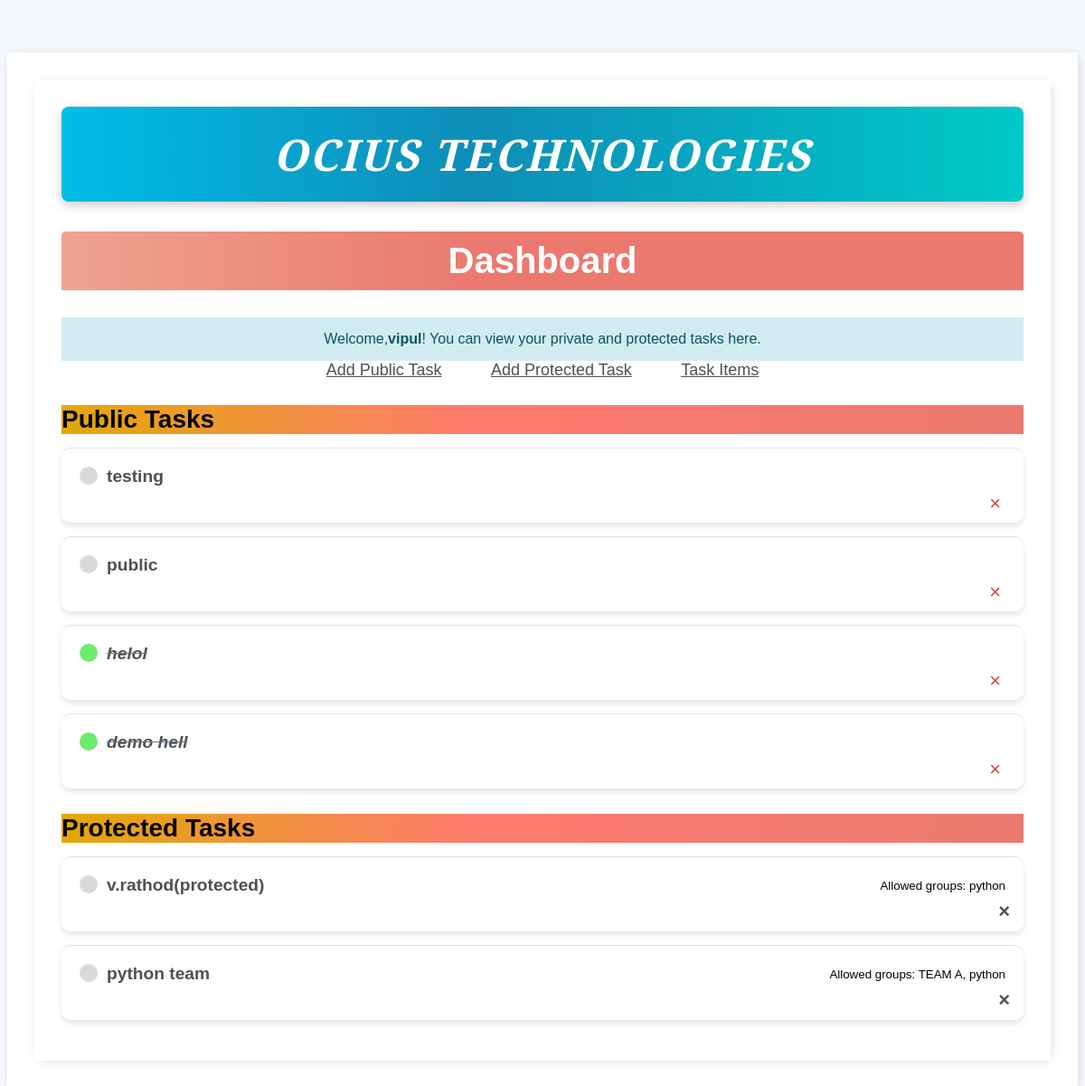
Page //dashboard (signed in) on the committed database.
### base/models.py (models this page shows)
class Task(models.Model):
    VISIBILITY_CHOICES = [
        ('public', 'Public'),
        ('private', 'Private'),
        ('protected', 'Protected'),
    ]
    user= models.ForeignKey(User,on_delete=models.CASCADE,null=True,blank=True)
    title=models.CharField(max_length=200)
    description=models.TextField(null=True,blank=True)
    complete = models.BooleanField(default=False)
    created = models.DateTimeField(auto_now_add=True)
    visibility = models.CharField(max_length=10, choices=VISIBILITY_CHOICES, default='private')
    allowed_groups = models.ManyToManyField(Group, blank=True)
    def __str__(self):
        return self.title
    class Meta:
        ordering = ['complete']

### base/views.py (the view)
# urls.py: path('/dashboard', dashboard, name='dashboard'),
def dashboard(request):
    public_tasks = Task.objects.filter(visibility='public')
    private_tasks = Task.objects.filter(user=request.user, visibility='private') if request.user.is_authenticated else []
    protected_tasks = Task.objects.filter(
        Q(visibility='protected') & (Q(user=request.user) | Q(allowed_groups__in=request.user.groups.all()))
    ).distinct() if request.user.is_authenticated else []
    return render(request, 'base/dashboard.html', {
        'public_tasks': public_tasks,
        'private_tasks': private_tasks,
        'protected_tasks': protected_tasks,
    })

### base/templates/base/dashboard.html (shortened to what this page needs)
{%extends 'base/main.html'%}
{% block content %}
    <div class="container mt-5">
      <h1 class="brand-title"><i>OCIUS TECHNOLOGIES</i></h1>
        <h2 class="text-center">Dashboard</h2>
        {% if request.user.is_authenticated %}
            <div class="alert alert-info text-center">
                Welcome,<strong>{{ request.user.username }}</strong>! You can view your private and protected tasks here.
            </div>
            <div class="text-center mb-4">
                <a href="{% url 'add_public_task' %}" class="btn btn-success btn-lg">Add Public Task</a>
                <a href="{% url 'add_protected_task' %}" class="btn btn-success btn-lg">Add Protected Task</a>
                <a href= "{% url 'login' %}" class = "btn btn-success btn-lg">Task Items</a>
            </div>
        {% else %}
            <div class="alert alert-warning text-center">
                <p><a href="{% url 'login' %}" class="btn btn-primary btn-sm">Login</a> to view your private and protected tasks.</p>
            </div>
        {% endif %}
      <div class="task-item-wrapper">
        <h3 class="text-info">Public Tasks</h3>
    {% for task in public_tasks %}
        <div class="task-wrapper">
          <div class="d-flex justify-content-between align-items-center">
            <div class="task-actions">
            {%if task.complete %}
            <div class="task-title">
                <div class="task-complete-icon"></div>
                <i><s><a href="{% url 'task-update' task.id%}">{{task}}</a></s></i>
              </div>
              <div class="text-end">
                <a class="delete-link" href="{% url 'task-delete' task.id%}">&#215;</a>
              </div>
            {% else %}
                <div class="task-title">
                    <div class="task-incomplete-icon"></div>
                    <a href="{% url 'task-update' task.id%}">{{task}}</a>
                    </div>
                <div class="text-end">
                    <a class="delete-link" href="{% url 'task-delete' task.id%}">&#215;</a> {% comment %}Delete {% endcomment %}
                </div>
            {%endif%}
            </div>
          </div>
        </div>
        {% empty %}
         <div class="alert alert-info">No public tasks available.</div>
    {% endfor %}
      </div>
    <div class="task-item-wrapper">
        <h3 class="text-success">Protected Tasks</h3>
            {% for task in protected_tasks %}
                <div class="task-wrapper">
                <div class="d-flex justify-content-between align-items-center">
                <div class="task-title">
                {%if task.complete %}
                        <div class="task-title">
                        <div class="task-complete-icon">
                        </div>
                        <i><s><a href="{% url 'task-update' task.id%}">{{task}}</a></s></i>
                        </div>
                        <div class="text-end">
                        <a class="delete-link" href="{% url 'task-delete' task.id%}">&#215;</a>
                        </div>
                {% else %}
                    <div class="task-title">
                    <div class="task-incomplete-icon"></div>
                    <a href="{% url 'task-update' task.id%}">{{task}}</a>
                    </div>
                    <div class="text-end">
                    <a class="delete-link" href="{% url 'task-delete' task.id%}">&#215;</a> {% comment %}Delete {% endcomment %}
                    </div>
                {%endif%}
                            </div>
                        </div>
  <small class="text-muted">Allowed groups:
                {% for group in task.allowed_groups.all %}
                    {{ group.name }}{% if not forloop.last %}, {% endif %}
                {% endfor %}
            </small>
                    </div>
                {% empty %}
                    <div class="alert alert-info">No protected tasks available.</div>
                {% endfor %}
            </div>
        </div>
    </div>
{% endblock %}

### base/templates/base/main.html (style rules this page uses)
body { background-color:#FAFAFA; font-family :"Nunito", sans-serif; padding-top:50px; }
h1, h2, h3, h4, h5, h6, { font-family: 'Raleway', sans-serif; }
a, p { color:#4b5156 }
.container { max-width:550px; margin:auto; background-color: #fff; -webkit-box-shadow: 2px 2px 13px -4px rgba(0,0,0,0.21); box-shadow:2px 2px 13px -4px rgba(0,0,0,0.21); }
.task-wrapper { display:flex; align-items:center; justify-content:space-between; padding:20px; background-color: #fff; border-top: 1px solid rgb(226,226,226); }
.task-title { display:flex; }
.task-title a { text-decoration: none; color: #4b5156; margin-left: 10px; }
.task-complete-icon { height: 20px; width: 20px; background-color: rgb(109, 235, 109); border-radius: 50%; }
.task-incomplete-icon { height: 20px; width: 20px; background-color: rgb(218, 218, 218); border-radius: 50%; }
.delete-link { text-decoration:none; font-weight:none; color: #cf4949; font-size:22px; line-height:0; }

### base/templates/base/dashboard.html (style rules this page uses)
body { background-color: #f4f7fc; font-family: 'Arial', sans-serif; }
.container { max-width: 1200px; padding: 30px; }
.brand-title { text-align: center; font-size: 3rem; font-weight: bold; font-family:'Playfair Display', serif; color: #ffffff; padding: 20px 0; margin: 0; background: linear-gradient(90deg,rgb(0, 189, 231) 0%,rgb(14, 141, 184) 43%,rgb(0, 201, 201)); border-radius: 8px; box-shadow: 0 4px 12px rgba(0, 0, 0, 0.2); letter-spacing: 2px; text-transform: uppercase; transition: transform 0.3s ease, box-shadow 0.3s ease; }
h2 { color:#fff; padding:10px; border-radius:5px 5px 0 0; background:linear-gradient(90deg, #EEA390 0%, #EB796F 43%, #EB796F 100% ); font-size: 2.5rem; margin-bottom: 30px; }
h3 { font-size: 1.75rem; color:; background:linear-gradient(90deg,rgb(226, 168, 8) 0%,rgb(255, 123, 111) 43%, #EB796F 100% ); margin-bottom: 15px; }
.task-wrapper { background-color: #ffffff; padding: 20px; margin-bottom: 15px; border-radius: 10px; box-shadow: 0 4px 6px rgba(0, 0, 0, 0.1); transition: transform 0.3s ease-in-out, box-shadow 0.3s ease; position: relative; padding-bottom: 2.5rem; }
.task-title { font-size: 1.2rem; font-weight: bold; color: #333; }
.task-title s { color: #6c757d; }
.btn { border-radius: 5px; padding: 8px 15px; }
.btn-lg { font-size: 1.125rem; padding: 12px 25px; }
.alert { font-size: 1rem; padding: 15px; }
.alert-info { background-color: #d1ecf1; border-color: #bee5eb; color: #0c5460; }
.text-center { text-align: center; }
.task-actions a { margin: 0 10px; }
.text-end { position: absolute; right: 15px; bottom: 10px; }

### rows in the picture
Task: title "testing"
Task: title "public"
Task: title "helol"
Task: title "demo hell"
Task: title "v.rathod(protected)"
Task: title "python team"

### other values in the picture
{{ request.user.username }} "vipul"
{{ group.name }} "python"
{{ group.name }} "TEAM A"
